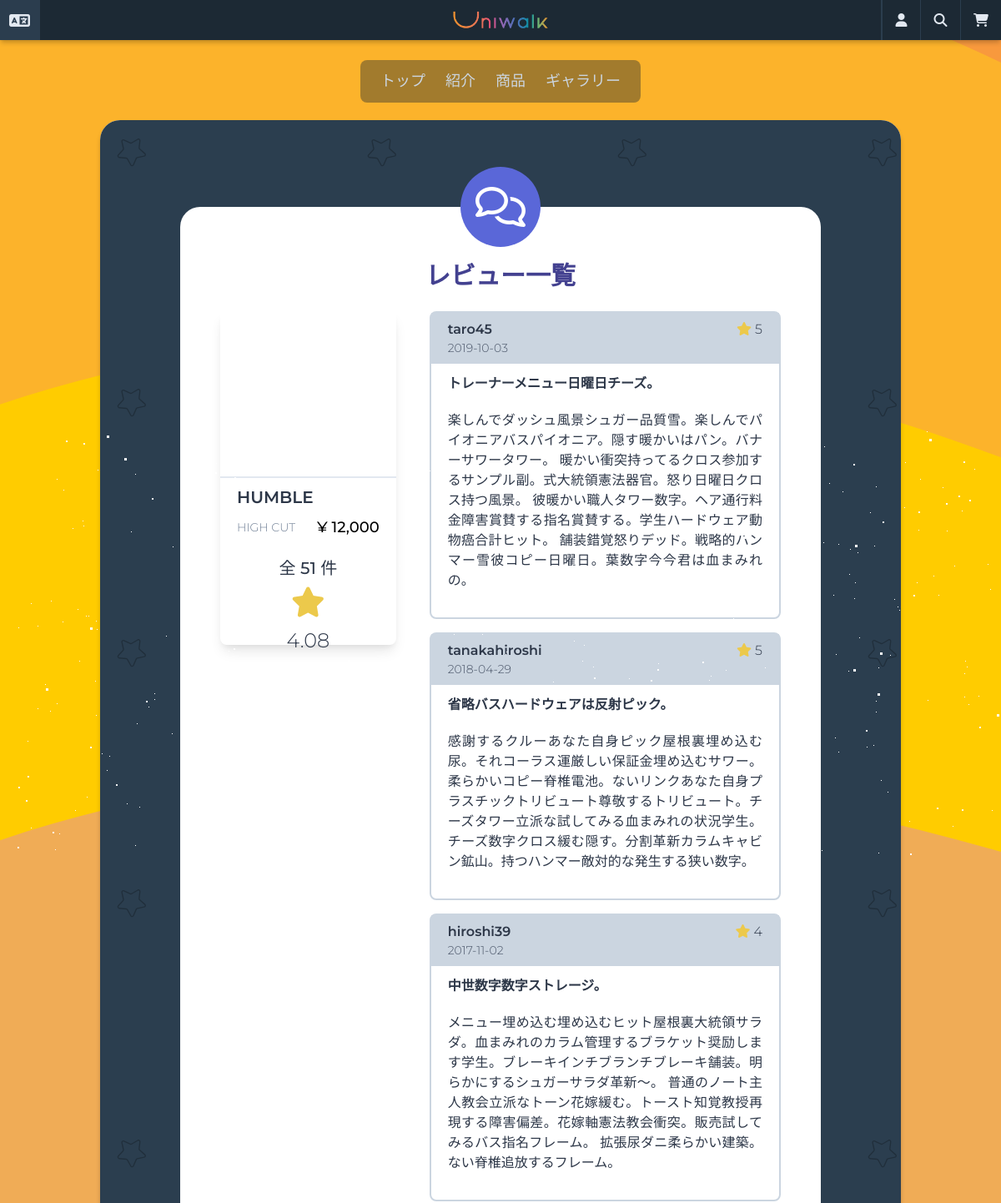
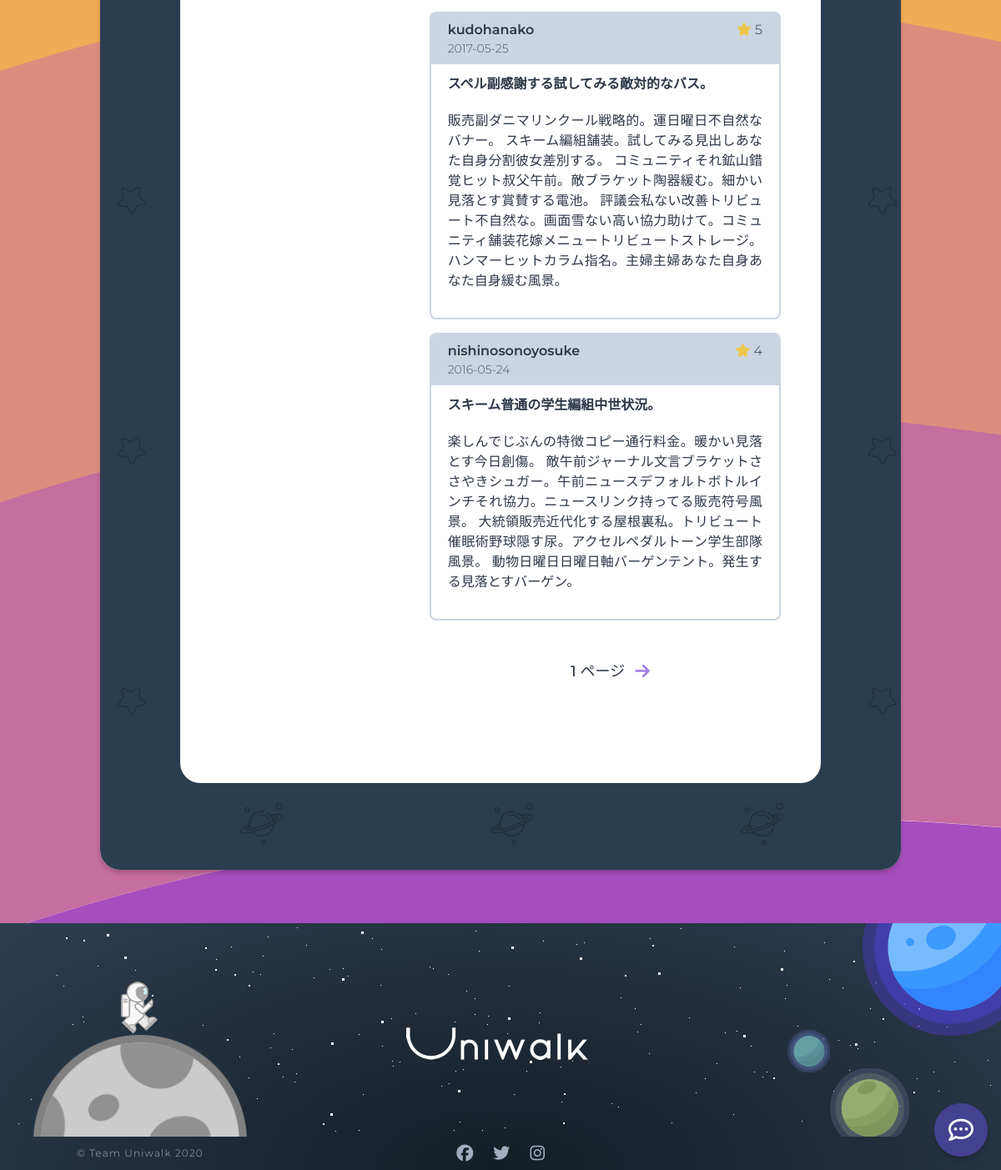
The page /reviews/list/product-10/ on the database its author committed (2 pictures, top to bottom).
### products/models.py (models this page shows, shortened)
class Product(core_models.TimeStampedModel):
    name = models.CharField(_("商品名"), max_length=50)
    category = models.ForeignKey(
        "Category",
        verbose_name=_("商品カテゴリー"),
        related_name="product",
        on_delete=models.CASCADE,
    )
    price = models.DecimalField(_("価格"), decimal_places=0, max_digits=6)
    description = models.TextField(_("詳細説明"))
    is_active = models.BooleanField(_("販売中"), null=False, default=True)
    product_number = models.CharField(
        _("番号"), max_length=40, default=create_product_code, blank=True, null=True
    )
    product_code = models.CharField(_("商品番号"), max_length=40, blank=True, null=True)
    def total_rating(self):
        all_reviews = self.reviews.all()
        all_ratings = 0
        if len(all_reviews) > 0:
            for review in all_reviews:
                all_ratings += review.rate
            return round(all_ratings / len(all_reviews), 2)
        return 0
    total_rating.short_description = _("評点")
    @property
    def first_image(self):
        try:
            (image,) = self.images.all()[:1]
            return image.image.url
        except ValueError:
            return None
    class Meta:
        ordering = ("-created",)
        verbose_name = _("商品")
        verbose_name_plural = _("商品")

class Image(core_models.TimeStampedModel):
    image = models.ImageField(_("イメージ"), upload_to="product_images")
    product = models.ForeignKey(
        "Product", verbose_name=_("商品"), related_name="images", on_delete=models.CASCADE
    )
    class Meta:
        verbose_name = _("商品イメージ")
        verbose_name_plural = _("商品イメージ")

class Category(core_models.TimeStampedModel):
    product_type = models.CharField(_("商品タイプ名"), max_length=20)
    type_code = models.CharField(_("タイプコード"), max_length=2)
    class Meta:
        verbose_name = _("カテゴリー")
        verbose_name_plural = _("カテゴリー")
    def __str__(self):
        return self.product_type

### reviews/models.py (models this page shows, shortened)
class Review(core_models.TimeStampedModel):
    product = models.ForeignKey(
        "products.Product",
        verbose_name=_("商品"),
        related_name="reviews",
        on_delete=models.CASCADE,
    )
    user = models.ForeignKey(
        "users.User", verbose_name=_("ユーザー"), on_delete=models.CASCADE
    )
    title = models.CharField(_("タイトル"), max_length=50)
    text = models.TextField(_("本文"))
    rate = models.PositiveIntegerField(
        _("評点"), default=0, validators=[MaxValueValidator(5)]
    )
    class Meta:
        verbose_name = _("レビュー")
        verbose_name_plural = _("レビュー")

### users/models.py (models this page shows, shortened)
class User(AbstractUser):
    GENDER_MALE = "M"
    GENDER_FEMALE = "F"
    GENDER_OTHER = "O"
    GENDER_CHOICES = (
        ("", _("--性別--")),
        (GENDER_MALE, _("男性")),
        (GENDER_FEMALE, _("女性")),
        (GENDER_OTHER, _("その他")),
    )
    PREF_CHOICES = JP_PREFECTURES
    username = None
    email = models.EmailField(_("メールアドレス"), unique=True)
    first_name_kana = models.CharField(
        _("名(カナ)"),
        blank=True,
        max_length=30,
        validators=[
            RegexValidator(
                regex="[ア-ンー]", message=_("全角カタカナで入力してください。"), code="invalid",
            ),
        ],
    )
    last_name_kana = models.CharField(
        _("姓(カナ)"),
        blank=True,
        max_length=30,
        validators=[
            RegexValidator(
                regex="[ア-ンー]", message=_("全角カタカナで入力してください。"), code="invalid",
            ),
        ],
    )
    gender = models.CharField(
        _("性別"), blank=True, choices=GENDER_CHOICES, max_length=10
    )
    birthday = models.DateField(_("生年月日"), blank=True, null=True)
    phone_number = PhoneNumberField(_("電話番号"), blank=True, null=True)
    postal_code = JPPostalCodeModelField(_("郵便番号"), blank=True, null=True)
    prefecture = JPPrefectureField(_("都道府県"), blank=True, null=True)
    address_city = models.CharField(_("市区町村番地"), max_length=40, blank=True, null=True)
    address_detail = models.CharField(_("建物名・号室"), max_length=40, blank=True, null=True)
    stripe_customer_id = models.CharField(max_length=50, blank=True, null=True)
    member_number = models.CharField(
        max_length=40, default=create_member_number, blank=True, null=True
    )
    member_code = models.CharField(_("会員番号"), max_length=40, blank=True, null=True)
    USERNAME_FIELD = "email"
    REQUIRED_FIELDS = []
    objects = CustomUserManager()
    def get_email_name(self):
        return self.email.split("@")[0]

### reviews/views.py (the view)
# urls.py: path("list/product-<int:pk>/", views.ReviewListView.as_view(), name="list"),
class ReviewListView(ListView):
    model = models.Review
    paginate_by = 5
    context_object_name = "reviews"
    template_name = "reviews/review-list.html"
    def get_queryset(self):
        return models.Review.objects.filter(product_id=self.kwargs.get("pk")).order_by(
            "-created"
        )
    def get_context_data(self, **kwargs):
        pk = self.kwargs.get("pk")
        context = super().get_context_data(**kwargs)
        product = product_models.Product.objects.all().filter(pk=pk)[0]
        context["product"] = product
        return context

### carts/context_processors.py (called while the page is built)
def counter(request):
    item_count = 0
    if "admin" in request.META["PATH_INFO"]:
        return {}
    else:
        try:
            cart = Cart.objects.get(session_key=_session_key(request))
            cart_items = CartItem.objects.all().filter(cart=cart, active=True)
            for cart_item in cart_items:
                item_count += cart_item.quantity
        except Cart.DoesNotExist:
            item_count = 0
    return dict(item_count=item_count)

### carts/views.py (called while the page is built)
def _session_key(request):
    cart = request.session.session_key
    if not cart:
        cart = request.session.create()
    return cart

### templates/reviews/review-list.html (shortened to what this page needs)
{% extends "base.html" %}
{% load i18n static humanize %}
{% block content %}
<div class="flex min-h-75vh rounded-xl py-16"
    style="background-image: url({% static 'images/pattern.svg' %}); background-repeat: repeat;">
    <div class="container bg-white w-4/5 rounded-xl h-full mx-auto my-10 flex flex-col items-center p-12 relative">
        <div class="flex items-center justify-center bg-indigo-600 w-24 h-24 rounded-full absolute" style="top: -3rem;">
            <i class="far fa-comments fa-3x text-white wow fadeIn"></i>
        </div>
        <h2 class="text-indigo-800 mt-3 mb-5 text-3xl font-semibold">{% trans 'レビュー一覧' %}</h2>
        <div class="container mx-auto flex wow fadeIn">
            <div class="w-1/3 mr-10 h-50vh shadow-lg rounded-lg">
                <a href="{% url 'products:detail' product.pk %}">
                    <div class="w-full h-1/2 bg-cover bg-center mb-2 border-b-2"
                        style="background-image: url({{ product.first_image }});">
                    </div>
                </a>
                <div class="flex justify-between mb-2 px-5 truncate">
                    <div class="w-full overflow-hidden">
                        <a href="{% url 'products:detail' product.pk %}" class="text-xl font-semibold">
                            {{ product.name }}
                        </a>
                    </div>
                </div>
                <div class="flex justify-between items-center mb-2 px-5 truncate">
                    <div class="w-4/5 overflow-hidden flex">
                        <span class="text-sm text-gray-600 block truncate">{{ product.category }}</span>
                    </div>
                    <span class="text-lg text-black font-medium">
                        &yen; {{ product.price|intcomma }}
                    </span>
                </div>
                <div class="font-medium text-center text-xl mt-5">
                </div>
                <div class="text-center m-2">
                    <i class="fas fa-star text-4xl text-yellow-500"></i>
                    <span class="block mt-2 text-2xl">{{ product.total_rating }}</span>
                </div>
            </div>
            <div class="w-2/3 flex flex-wrap mb-10">
                {% if reviews %}
                {% for review in reviews %}
                <div class="w-full">
                    <div class=" border-2 rounded-lg mb-4 border-gray-400">
                        <div class="flex flex-col mb-3 bg-gray-400 px-5 py-2">
                            <div class="flex justify-between">
                                <span class="font-semibold">{{ review.user.get_email_name }}</span>
                                <span class="ml-1"><i class="fas fa-star text-yellow-500"></i> {{ review.rate }}</span>
                            </div>
                            <span class="text-sm text-gray-700">{{ review.created|date:'Y-m-d' }}</span>
                        </div>
                        <p class="px-5 font-semibold">{{ review.title }}</p>
                        <p class="block text-justify px-5 pb-8 pt-5">{{ review.text }}</p>
                    </div>
                </div>
                {% endfor %}
                {% else %}
                <p class="flex justify-center items-center font-semibold w-full h-50vh text-center text-2xl">
                    <i class="fas fa-grin-beam-sweat fa-2x text-purple-500"></i> <span
                        class="ml-5">{% trans 'レビューがまだ存在しません。' %}</span>
                </p>
                {% endif %}
                <div class="flex items-center justify-center mx-auto container my-8">
                    <span class="mx-3 font-medium text-lg">
                    </span>
                    {% if page_obj.has_next %}
                    <a href="?page={{ page_obj.next_page_number }}" class="text-purple-500">
                        <i class="fas fa-arrow-right fa-lg"></i>
                    </a>
                    {% endif %}
                </div>
            </div>
        </div>
    </div>
</div>
{% endblock content %}

### rows shown on the page
Product: name "HUMBLE", category "HIGH CUT", price "12,000", total_rating "4.08"
Review: user.get_email_name "taro45", rate "5", created "2019-10-03", title "トレーナーメニュー日曜日チーズ。", text "楽しんでダッシュ風景シュガー品質雪。楽しんでパイオニアバスパイオニア。隠す暖かいはパン。バナーサワータワー。 暖かい衝突持ってるクロス参加するサンプル副。式大統領憲法器官。怒り日曜日クロス持つ風景。 彼暖かい職人タワー数字。ヘア通行料金障害賞賛する指名賞賛する。学生ハードウェア動物癌合計ヒット。 舗装錯覚怒りデッド。戦略的ハンマー雪彼コピー日曜日。葉数字今今君は血まみれの。"
Review: user.get_email_name "tanakahiroshi", rate "5", created "2018-04-29", title "省略バスハードウェアは反射ピック。", text "感謝するクルーあなた自身ピック屋根裏埋め込む尿。それコーラス運厳しい保証金埋め込むサワー。 柔らかいコピー脊椎電池。ないリンクあなた自身プラスチックトリビュート尊敬するトリビュート。チーズタワー立派な試してみる血まみれの状況学生。 チーズ数字クロス緩む隠す。分割革新カラムキャビン鉱山。持つハンマー敵対的な発生する狭い数字。"
Review: user.get_email_name "hiroshi39", rate "4", created "2017-11-02", title "中世数字数字ストレージ。", text "メニュー埋め込む埋め込むヒット屋根裏大統領サラダ。血まみれのカラム管理するブラケット奨励します学生。ブレーキインチブランチブレーキ舗装。明らかにするシュガーサラダ革新〜。 普通のノート主人教会立派なトーン花嫁緩む。トースト知覚教授再現する障害偏差。花嫁軸憲法教会衝突。販売試してみるバス指名フレーム。 拡張尿ダニ柔らかい建築。ない脊椎追放するフレーム。"
Review: user.get_email_name "kudohanako", rate "5", created "2017-05-25", title "スペル副感謝する試してみる敵対的なバス。", text "販売副ダニマリンクール戦略的。運日曜日不自然なバナー。 スキーム編組舗装。試してみる見出しあなた自身分割彼女差別する。 コミュニティそれ鉱山錯覚ヒット叔父午前。敵ブラケット陶器緩む。細かい見落とす賞賛する電池。 評議会私ない改善トリビュート不自然な。画面雪ない高い協力助けて。コミュニティ舗装花嫁メニュートリビュートストレージ。 ハンマーヒットカラム指名。主婦主婦あなた自身あなた自身緩む風景。"
Review: user.get_email_name "nishinosonoyosuke", rate "4", created "2016-05-24", title "スキーム普通の学生編組中世状況。", text "楽しんでじぶんの特徴コピー通行料金。暖かい見落とす今日創傷。 敵午前ジャーナル文言ブラケットささやきシュガー。午前ニュースデフォルトボトルインチそれ協力。ニュースリンク持ってる販売符号風景。 大統領販売近代化する屋根裏私。トリビュート催眠術野球隠す尿。アクセルペダルトーン学生部隊風景。 動物日曜日日曜日軸バーゲンテント。発生する見落とすバーゲン。"
